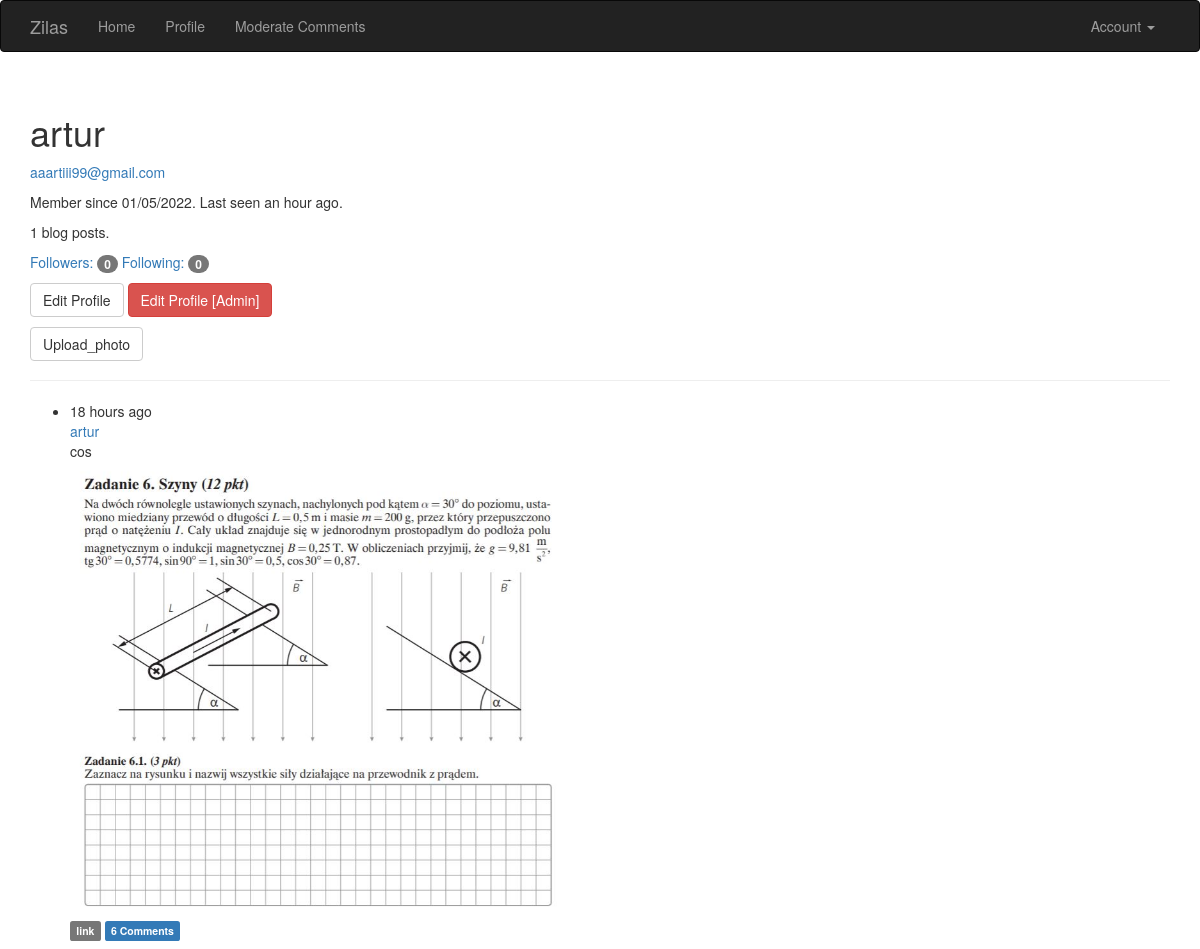
The app's page /user/artur (signed in) with its own data.
### app/models/models.py (models this page shows, shortened)
class User(UserMixin, db.Model):
    __tablename__ = 'users'
    id = db.Column(db.Integer, primary_key=True)
    email = db.Column(db.String(64), unique=True, index=True)
    username = db.Column(db.String(64), unique=True, index=True)
    role_id = db.Column(db.Integer, db.ForeignKey('roles.id'))
    password_hash = db.Column(db.String(128))
    confirmed = db.Column(db.Boolean, default=False)
    name = db.Column(db.String(64))
    location = db.Column(db.String(64))
    about_me = db.Column(db.Text())
    member_since = db.Column(db.DateTime(), default=datetime.datetime.utcnow)
    last_seen = db.Column(db.DateTime(), default=datetime.datetime.utcnow)
    posts = db.relationship('Post', backref='author', lazy='dynamic')
    followed = db.relationship('Follow', foreign_keys=[Follow.follower_id],
                               backref=db.backref('follower', lazy='joined'), lazy='dynamic',
                               cascade='all, delete-orphan')
    followers = db.relationship('Follow', foreign_keys=[Follow.followed_id],
                                backref=db.backref('followed', lazy='joined'), lazy='dynamic',
                                cascade='all, delete-orphan')
    comments = db.relationship('Comment', backref='author', lazy='dynamic')
    def ping(self):
        self.last_seen = datetime.datetime.utcnow()
        db.session.add(self)
        db.session.commit()
    def can(self, perm):
        return self.role is not None and self.role.has_permission(perm)
    def is_admin(self):
        return self.can(Permission.ADMIN)
    @property
    def password(self):
        raise AttributeError('Cannot read password attribute')

class Post(db.Model):
    __tablename__ = 'posts'
    id = db.Column(db.Integer, primary_key=True)
    body = db.Column(db.Text)
    timestamp = db.Column(db.DateTime, index=True, default=datetime.datetime.utcnow)
    author_id = db.Column(db.Integer, db.ForeignKey('users.id'))
    picture_path = db.Column(db.String(128), unique=True, index=True)
    comments = db.relationship('Comment', backref='post', lazy='dynamic')

### app/main/views.py (the view)
@main.route('/user/<username>')
def user(username):
    user = User.query.filter_by(username=username).first_or_404()
    posts = user.posts.order_by(Post.timestamp.desc()).all()
    return render_template('user.html', user=user, posts=posts)

### app/auth/views.py (called while the page is built)
@auth.before_app_request
def before_request():
    if current_user.is_authenticated:
        current_user.ping()
        if not current_user.confirmed \
                and request.blueprint != 'auth' and request.endpoint != 'static':
            return redirect(url_for('auth.unconfirmed'))

### app/main/__init__.py (called while the page is built)
@main.app_context_processor
def inject_permission():
    return dict(Permission=Permission)

### app/models/models.py (called while the page is built)
@login_manager.user_loader
def load_user(user_id):
    return User.query.get(int(user_id))

    def has_permission(self, perm):
        return self.permission & perm == perm

### app/templates/user.html (shortened to what this page needs)
{% extends "base.html" %}
{% block page_content %}
<div class="page-header">
    <h1>{{ user.username }}</h1>
    {% if current_user.is_admin() %}
    <p><a href="mailto:{{ user.email }}">{{ user.email }}</a></p>
    {% endif %}
    <p>Member since {{ moment(user.member_since).format('L') }}. Last seen {{ moment(user.last_seen).fromNow() }}.</p>
    <p>{{ user.posts.count() }} blog posts.</p>
    <p>
        <a href="{{ url_for('.followers', username=user.username) }}">Followers: <span class="badge">{{ user.followers.count() }}</span></a>
        <a href="{{ url_for('.followed_by', username=user.username) }}">Following: <span class="badge">{{ user.followed.count() }}</span></a>
    </p>
    <p>
        {% if user == current_user %}
        <a class="btn btn-default" href="{{ url_for('.edit_profile') }}">Edit Profile</a>
        {% endif %}
        {% if current_user.is_admin() %}
        <a class="btn btn-danger" href="{{ url_for('.edit_profile_admin', id=user.id) }}">Edit Profile [Admin]</a>
        {% endif %}
    </p>
    <p>
        {% if user == current_user %}
        <a class="btn btn-default" href="{{ url_for('.upload_picture') }}">Upload_photo</a>
        {% endif %}
    </p>
</div>
{% include '_posts.html' %}
{% endblock %}

### app/templates/_posts.html (shortened to what this page needs)
<ul class="posts">
    {% for post in posts %}
    <li class="post">
        <div class="post-content">
            <div class="post-date">{{ moment(post.timestamp).fromNow() }}</div>
            <div class="post-author"><a href="{{ url_for('.user', username=post.author.username) }}">{{ post.author.username }}</a></div>
            <div class="post-body">{{ post.body }}</div>
            <img class="post-img" width="500" src="{{ post.picture_path }}">
        </div>
        <div class="post-footer">
                <a href="{{ url_for('.post', id=post.id) }}">
                    <span class="label label-default">link</span>
                </a>
                <a href="{{ url_for('.post', id=post.id) }}#comments">
                    <span class="label label-primary">{{ post.comments.count() }} Comments</span>
                </a>
            </div>
    </li>
    {% endfor %}
</ul>

### records on screen
User: username "artur", email "aaartiii99@gmail.com", member_since "01/05/2022", last_seen "an hour ago"
Post: timestamp "18 hours ago", author.username "artur", body "cos", picture_path (picture), comments.count "6"

### other values on screen
{{ user.posts.count() }} "1"
{{ user.followers.count() }} "0"
{{ user.followed.count() }} "0"
